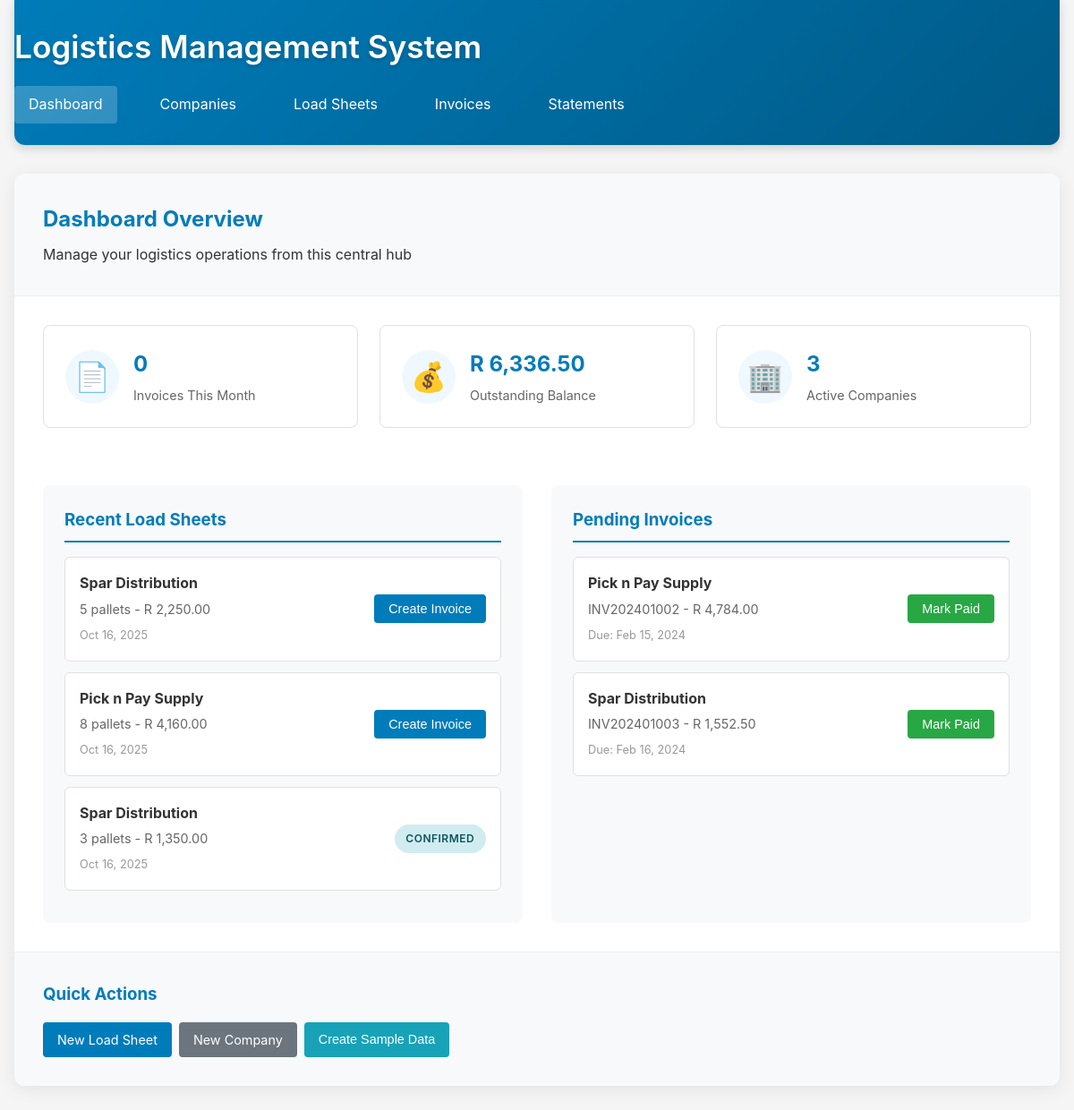
The page / on the database its author committed.
### tables this page shows
CREATE TABLE load_sheets (
    id INT AUTO_INCREMENT PRIMARY KEY,
    company_id INT NOT NULL,
    pickup_location VARCHAR(255),
    delivery_location VARCHAR(255),
    cargo_description TEXT,
    special_instructions TEXT,
    pallet_quantity INT NOT NULL,
    cargo_weight DECIMAL(10,2),
    delivery_method ENUM('own', 'contractor') DEFAULT 'own',
    contractor_name VARCHAR(255),
    contractor_cost DECIMAL(10,2) DEFAULT 0.00,
    rate_per_pallet DECIMAL(10,2),
    rate_override DECIMAL(10,2) DEFAULT 0.00,
    rate_override_reason TEXT,
    final_rate DECIMAL(10,2) NOT NULL,
    requested_date DATE,
    status ENUM('draft', 'confirmed', 'completed') DEFAULT 'draft',
    created_at TIMESTAMP DEFAULT CURRENT_TIMESTAMP,
    updated_at TIMESTAMP DEFAULT CURRENT_TIMESTAMP ON UPDATE CURRENT_TIMESTAMP,
    FOREIGN KEY (company_id) REFERENCES companies(id) ON DELETE CASCADE
);

CREATE TABLE companies (
    id INT AUTO_INCREMENT PRIMARY KEY,
    name VARCHAR(255) NOT NULL,
    contact_person VARCHAR(255),
    email VARCHAR(255),
    phone VARCHAR(50),
    billing_address TEXT,
    vat_number VARCHAR(50),
    payment_terms INT DEFAULT 30,
    rate_per_pallet DECIMAL(10,2) DEFAULT 0.00,
    status ENUM('active', 'inactive') DEFAULT 'active',
    created_at TIMESTAMP DEFAULT CURRENT_TIMESTAMP,
    updated_at TIMESTAMP DEFAULT CURRENT_TIMESTAMP ON UPDATE CURRENT_TIMESTAMP
);

CREATE TABLE invoices (
    id INT AUTO_INCREMENT PRIMARY KEY,
    load_sheet_id INT NOT NULL,
    company_id INT NOT NULL,
    invoice_number VARCHAR(50) UNIQUE NOT NULL,
    invoice_date DATE NOT NULL,
    due_date DATE NOT NULL,
    subtotal DECIMAL(10,2) NOT NULL,
    vat_rate DECIMAL(5,2) DEFAULT 15.00,
    vat_amount DECIMAL(10,2) NOT NULL,
    total_amount DECIMAL(10,2) NOT NULL,
    payment_status ENUM('pending', 'paid', 'overdue') DEFAULT 'pending',
    payment_date DATE NULL,
    created_at TIMESTAMP DEFAULT CURRENT_TIMESTAMP,
    updated_at TIMESTAMP DEFAULT CURRENT_TIMESTAMP ON UPDATE CURRENT_TIMESTAMP,
    FOREIGN KEY (load_sheet_id) REFERENCES load_sheets(id) ON DELETE CASCADE,
    FOREIGN KEY (company_id) REFERENCES companies(id) ON DELETE CASCADE
);

### classes/LogisticsApp.php (called while the page is built, shortened)
<?php
class LogisticsApp {
    private $db;
    public function __construct($database) {
        $this->db = $database;
    }
    public function showDashboard() {
        $stats = $this->getDashboardStats();
        $recentLoadSheets = $this->getRecentLoadSheets();
        $pendingInvoices = $this->getPendingInvoices();
        include TEMPLATES_PATH . 'dashboard.php';
    }
    private function getDashboardStats() {
        $stats = [];
        $stats['invoices_this_month'] = $this->db->fetchOne("
            SELECT COUNT(*) as count
            FROM invoices
            WHERE MONTH(invoice_date) = MONTH(CURRENT_DATE())
            AND YEAR(invoice_date) = YEAR(CURRENT_DATE())
        ")['count'];
        $stats['outstanding_balance'] = $this->db->fetchOne("
            SELECT COALESCE(SUM(total_amount), 0) as balance
            FROM invoices
            WHERE payment_status = 'pending'
        ")['balance'];
        $stats['active_companies'] = $this->db->fetchOne("
            SELECT COUNT(*) as count
            FROM companies
            WHERE status = 'active'
        ")['count'];
        return $stats;
    }
    private function getRecentLoadSheets() {
        return $this->db->fetchAll("
            SELECT ls.*, c.name as company_name
            FROM load_sheets ls
            JOIN companies c ON ls.company_id = c.id
            ORDER BY ls.created_at DESC
            LIMIT 5
        ");
    }
    private function getPendingInvoices() {
        return $this->db->fetchAll("
            SELECT i.*, c.name as company_name
            FROM invoices i
            JOIN companies c ON i.company_id = c.id
            WHERE i.payment_status = 'pending'
            ORDER BY i.due_date ASC
            LIMIT 5
        ");
    }
}
?>

### config/database.php (called while the page is built, shortened)
<?php
class Database {
    private $host = 'localhost';
    private $db_name = 'logistics_db';
    private $username = 'root';
    private $password = '';
    public function getConnection() {
        $this->conn = null;
        try {
            $this->conn = new PDO(
                "mysql:host=" . $this->host . ";dbname=" . $this->db_name . ";charset=utf8",
                $this->username,
                $this->password
            );
            $this->conn->setAttribute(PDO::ATTR_ERRMODE, PDO::ERRMODE_EXCEPTION);
        } catch(PDOException $exception) {
            echo "Connection error: " . $exception->getMessage();
        }
        return $this->conn;
    }
    public function query($sql, $params = []) {
        $conn = $this->getConnection();
        $stmt = $conn->prepare($sql);
        $stmt->execute($params);
        return $stmt;
    }
    public function fetchAll($sql, $params = []) {
        $stmt = $this->query($sql, $params);
        return $stmt->fetchAll(PDO::FETCH_ASSOC);
    }
    public function fetchOne($sql, $params = []) {
        $stmt = $this->query($sql, $params);
        return $stmt->fetch(PDO::FETCH_ASSOC);
    }
}
?>

### templates/dashboard.php (the view, shortened to what this page needs)
<!DOCTYPE html>
<html lang="en">
<head>
    <link rel="stylesheet" href="assets/css/style.css">
</head>
<body>
    <div class="container">
        <header class="header">
            <h1><?php echo APP_NAME; ?></h1>
            <nav class="nav">
                <a href="?page=dashboard" class="nav-link active">Dashboard</a>
                <a href="?page=companies" class="nav-link">Companies</a>
                <a href="?page=loadsheets" class="nav-link">Load Sheets</a>
                <a href="?page=invoices" class="nav-link">Invoices</a>
                <a href="?page=statements" class="nav-link">Statements</a>
            </nav>
        </header>
        <main class="main">
            <div class="dashboard-header">
                <h2>Dashboard Overview</h2>
                <p>Manage your logistics operations from this central hub</p>
            </div>
            <div class="stats-grid">
                <div class="stat-card">
                    <div class="stat-icon">📄</div>
                    <div class="stat-content">
                        <h3><?php echo $stats['invoices_this_month']; ?></h3>
                        <p>Invoices This Month</p>
                    </div>
                </div>
                <div class="stat-card">
                    <div class="stat-icon">💰</div>
                    <div class="stat-content">
                        <h3>R <?php echo number_format($stats['outstanding_balance'], 2); ?></h3>
                        <p>Outstanding Balance</p>
                    </div>
                </div>
                <div class="stat-card">
                    <div class="stat-icon">🏢</div>
                    <div class="stat-content">
                        <h3><?php echo $stats['active_companies']; ?></h3>
                        <p>Active Companies</p>
                    </div>
                </div>
            </div>
            <div class="dashboard-grid">
                <div class="dashboard-section">
                    <h3>Recent Load Sheets</h3>
                    <div class="section-content">
                        <?php if (!empty($recentLoadSheets)): ?>
                            <?php foreach ($recentLoadSheets as $loadSheet): ?>
                                <div class="load-sheet-item">
                                    <div class="item-info">
                                        <h4><?php echo htmlspecialchars($loadSheet['company_name']); ?></h4>
                                        <p><?php echo $loadSheet['pallet_quantity']; ?> pallets - R <?php echo number_format($loadSheet['final_rate'], 2); ?></p>
                                        <small><?php echo date('M j, Y', strtotime($loadSheet['created_at'])); ?></small>
                                    </div>
                                    <div class="item-actions">
                                        <?php if ($loadSheet['status'] === 'completed'): ?>
                                            <button class="btn btn-primary create-invoice-btn" data-load-sheet-id="<?php echo $loadSheet['id']; ?>">
                                                Create Invoice
                                            </button>
                                        <?php else: ?>
                                            <span class="status-badge status-<?php echo $loadSheet['status']; ?>">
                                                <?php echo ucfirst($loadSheet['status']); ?>
                                            </span>
                                        <?php endif; ?>
                                    </div>
                                </div>
                            <?php endforeach; ?>
                        <?php else: ?>
                            <p class="no-data">No load sheets found. <a href="?page=loadsheets">Create your first load sheet</a></p>
                        <?php endif; ?>
                    </div>
                </div>
                <div class="dashboard-section">
                    <h3>Pending Invoices</h3>
                    <div class="section-content">
                        <?php if (!empty($pendingInvoices)): ?>
                            <?php foreach ($pendingInvoices as $invoice): ?>
                                <div class="invoice-item">
                                    <div class="item-info">
                                        <h4><?php echo htmlspecialchars($invoice['company_name']); ?></h4>
                                        <p><?php echo $invoice['invoice_number']; ?> - R <?php echo number_format($invoice['total_amount'], 2); ?></p>
                                        <small>Due: <?php echo date('M j, Y', strtotime($invoice['due_date'])); ?></small>
                                    </div>
                                    <div class="item-actions">
                                        <button class="btn btn-success mark-paid-btn" data-invoice-id="<?php echo $invoice['id']; ?>">
                                            Mark Paid
                                        </button>
                                    </div>
                                </div>
                            <?php endforeach; ?>
                        <?php else: ?>
                            <p class="no-data">No pending invoices</p>
                        <?php endif; ?>
                    </div>
                </div>
            </div>
            <div class="quick-actions">
                <h3>Quick Actions</h3>
                <div class="action-buttons">
                    <a href="?page=loadsheets&action=new" class="btn btn-primary">New Load Sheet</a>
                    <a href="?page=companies&action=new" class="btn btn-secondary">New Company</a>
                    <button class="btn btn-info" onclick="createSampleData()">Create Sample Data</button>
                </div>
            </div>
        </main>
    </div>
</body>
</html>

### assets/css/style.css (style rules this page uses)
* { margin: 0; padding: 0; box-sizing: border-box; }
body { font-family: -apple-system, BlinkMacSystemFont, 'Segoe UI', Roboto, sans-serif; line-height: 1.6; color: #333; background-color: #f5f5f5; }
.container { max-width: 1400px; margin: 0 auto; padding: 0 2rem; min-height: 100vh; }
.header { background: linear-gradient(135deg, #007cba 0%, #005a87 100%); color: white; padding: 1.5rem 0; margin-bottom: 2rem; box-shadow: 0 4px 12px rgba(0,0,0,0.15); border-radius: 0 0 12px 12px; }
.header h1 { font-size: 2.2rem; margin-bottom: 1rem; font-weight: 600; text-shadow: 0 2px 4px rgba(0,0,0,0.2); }
.nav { display: flex; gap: 2rem; }
.nav-link { color: white; text-decoration: none; padding: 0.5rem 1rem; border-radius: 4px; transition: background-color 0.3s; }
.nav-link:hover, .nav-link.active { background-color: rgba(255,255,255,0.2); }
.main { background: white; border-radius: 12px; box-shadow: 0 4px 20px rgba(0,0,0,0.08); overflow: hidden; margin-bottom: 2rem; }
.dashboard-header { padding: 2rem; border-bottom: 1px solid #eee; background: #f8f9fa; }
.dashboard-header h2 { color: #007cba; margin-bottom: 0.5rem; }
.stats-grid { display: grid; grid-template-columns: repeat(auto-fit, minmax(250px, 1fr)); gap: 1.5rem; padding: 2rem; }
.stat-card { background: white; border: 1px solid #e0e0e0; border-radius: 8px; padding: 1.5rem; display: flex; align-items: center; gap: 1rem; transition: transform 0.2s, box-shadow 0.2s; }
.stat-icon { font-size: 2rem; width: 60px; height: 60px; display: flex; align-items: center; justify-content: center; background: #f0f8ff; border-radius: 50%; }
.stat-content h3 { font-size: 1.5rem; color: #007cba; margin-bottom: 0.25rem; }
.stat-content p { color: #666; font-size: 0.9rem; }
.dashboard-grid { display: grid; grid-template-columns: 1fr 1fr; gap: 2rem; padding: 2rem; }
.dashboard-section { background: #f8f9fa; border-radius: 8px; padding: 1.5rem; }
.dashboard-section h3 { color: #007cba; margin-bottom: 1rem; padding-bottom: 0.5rem; border-bottom: 2px solid #007cba; }
.load-sheet-item, .invoice-item { display: flex; justify-content: space-between; align-items: center; padding: 1rem; background: white; border: 1px solid #e0e0e0; border-radius: 6px; margin-bottom: 0.75rem; transition: box-shadow 0.2s; }
.item-info h4 { color: #333; margin-bottom: 0.25rem; }
.item-info p { color: #666; font-size: 0.9rem; margin-bottom: 0.25rem; }
.item-info small { color: #999; font-size: 0.8rem; }
.btn { display: inline-block; padding: 0.5rem 1rem; border: none; border-radius: 4px; text-decoration: none; font-size: 0.9rem; cursor: pointer; transition: all 0.2s; text-align: center; }
.btn-primary { background: #007cba; color: white; }
.btn-secondary { background: #6c757d; color: white; }
.btn-success { background: #28a745; color: white; }
.btn-info { background: #17a2b8; color: white; }
.status-badge { display: inline-block; padding: 0.25rem 0.5rem; border-radius: 4px; font-size: 0.8rem; font-weight: bold; text-transform: uppercase; }
.status-confirmed { background: #d1ecf1; color: #0c5460; }
.quick-actions { padding: 2rem; border-top: 1px solid #eee; background: #f8f9fa; }
.quick-actions h3 { color: #007cba; margin-bottom: 1rem; }
.action-buttons { display: flex; gap: 1rem; flex-wrap: wrap; }
.action-buttons { display: flex; gap: 0.5rem; flex-wrap: wrap; }
.status-badge { padding: 0.4rem 0.8rem; border-radius: 20px; font-size: 0.75rem; font-weight: 600; text-transform: uppercase; letter-spacing: 0.5px; }
@media (max-width: 1200px) { .container { max-width: 100%; padding: 0 1rem; } }

### rows shown on the page
load_sheets: company.name "Spar Distribution", pallet_quantity "5", final_rate "2,250.00", created_at "Oct 16, 2025"
load_sheets: company.name "Pick n Pay Supply", pallet_quantity "8", final_rate "4,160.00", created_at "Oct 16, 2025"
load_sheets: company.name "Spar Distribution", pallet_quantity "3", final_rate "1,350.00", created_at "Oct 16, 2025", status "CONFIRMED"
invoices: company.name "Pick n Pay Supply", invoice_number "INV202401002", total_amount "4,784.00", due_date "Feb 15, 2024"
invoices: company.name "Spar Distribution", invoice_number "INV202401003", total_amount "1,552.50", due_date "Feb 16, 2024"

### other values the page prints
APP_NAME "Logistics Management System"
$stats['invoices_this_month'] "0"
$stats['outstanding_balance'] "6,336.50"
$stats['active_companies'] "3"
